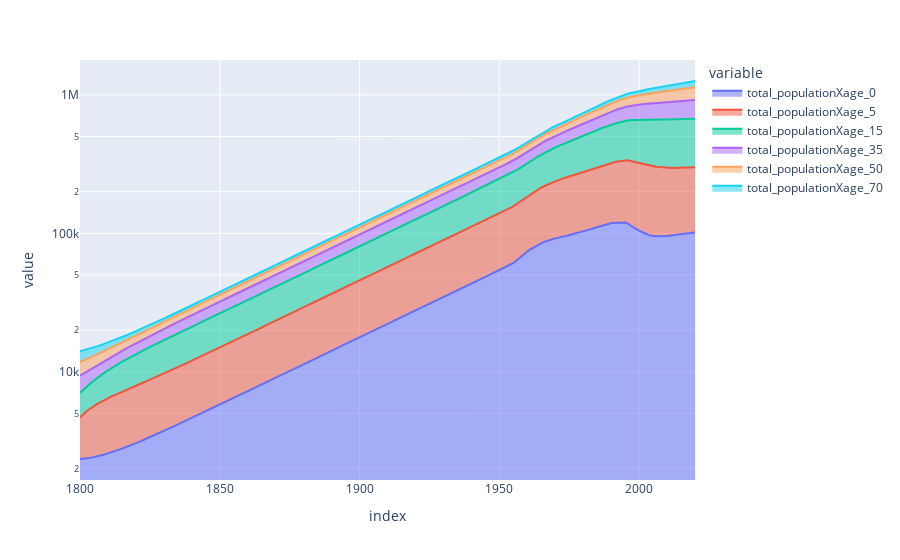

Here is the notebook cell this chart was saved with:
### Code cell
pop.plot.area(log_y=True)

### Figure 1 — Plotly figure (JSON) as saved in the notebook; plotly's stock layout.template omitted (floating-point values rounded to 4 significant figures; data arrays with more than 128 entries replaced by an {"elided": "..."} marker saying what was removed)
{"data": [{"fillpattern": {"shape": ""}, "hovertemplate": "variable=total_populationXage_0<br>index=%{x}<br>value=%{y}<extra></extra>", "legendgroup": "total_populationXage_0", "line": {"color": "#636efa"}, "marker": {"symbol": "circle"}, "mode": "lines", "name": "total_populationXage_0", "orientation": "v", "showlegend": true, "stackgroup": "1", "type": "scatter", "x": {"elided": "2201 float values"}, "xaxis": "x", "y": {"elided": "2201 float values"}, "yaxis": "y"}, {"fillpattern": {"shape": ""}, "hovertemplate": "variable=total_populationXage_5<br>index=%{x}<br>value=%{y}<extra></extra>", "legendgroup": "total_populationXage_5", "line": {"color": "#EF553B"}, "marker": {"symbol": "circle"}, "mode": "lines", "name": "total_populationXage_5", "orientation": "v", "showlegend": true, "stackgroup": "1", "type": "scatter", "x": {"elided": "2201 float values"}, "xaxis": "x", "y": {"elided": "2201 float values"}, "yaxis": "y"}, {"fillpattern": {"shape": ""}, "hovertemplate": "variable=total_populationXage_15<br>index=%{x}<br>value=%{y}<extra></extra>", "legendgroup": "total_populationXage_15", "line": {"color": "#00cc96"}, "marker": {"symbol": "circle"}, "mode": "lines", "name": "total_populationXage_15", "orientation": "v", "showlegend": true, "stackgroup": "1", "type": "scatter", "x": {"elided": "2201 float values"}, "xaxis": "x", "y": {"elided": "2201 float values"}, "yaxis": "y"}, {"fillpattern": {"shape": ""}, "hovertemplate": "variable=total_populationXage_35<br>index=%{x}<br>value=%{y}<extra></extra>", "legendgroup": "total_populationXage_35", "line": {"color": "#ab63fa"}, "marker": {"symbol": "circle"}, "mode": "lines", "name": "total_populationXage_35", "orientation": "v", "showlegend": true, "stackgroup": "1", "type": "scatter", "x": {"elided": "2201 float values"}, "xaxis": "x", "y": {"elided": "2201 float values"}, "yaxis": "y"}, {"fillpattern": {"shape": ""}, "hovertemplate": "variable=total_populationXage_50<br>index=%{x}<br>value=%{y}<extra></extra>", "legendgroup": "total_populationXage_50", "line": {"color": "#FFA15A"}, "marker": {"symbol": "circle"}, "mode": "lines", "name": "total_populationXage_50", "orientation": "v", "showlegend": true, "stackgroup": "1", "type": "scatter", "x": {"elided": "2201 float values"}, "xaxis": "x", "y": {"elided": "2201 float values"}, "yaxis": "y"}, {"fillpattern": {"shape": ""}, "hovertemplate": "variable=total_populationXage_70<br>index=%{x}<br>value=%{y}<extra></extra>", "legendgroup": "total_populationXage_70", "line": {"color": "#19d3f3"}, "marker": {"symbol": "circle"}, "mode": "lines", "name": "total_populationXage_70", "orientation": "v", "showlegend": true, "stackgroup": "1", "type": "scatter", "x": {"elided": "2201 float values"}, "xaxis": "x", "y": {"elided": "2201 float values"}, "yaxis": "y"}], "layout": {"legend": {"title": {"text": "variable"}, "tracegroupgap": 0}, "margin": {"t": 60}, "xaxis": {"anchor": "y", "domain": [0, 1], "title": {"text": "index"}}, "yaxis": {"anchor": "x", "domain": [0, 1], "title": {"text": "value"}, "type": "log"}}}
